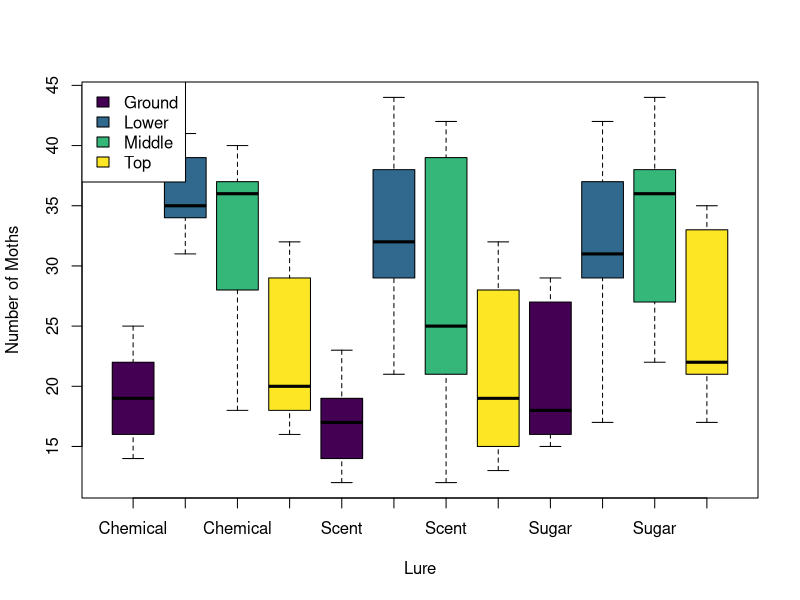
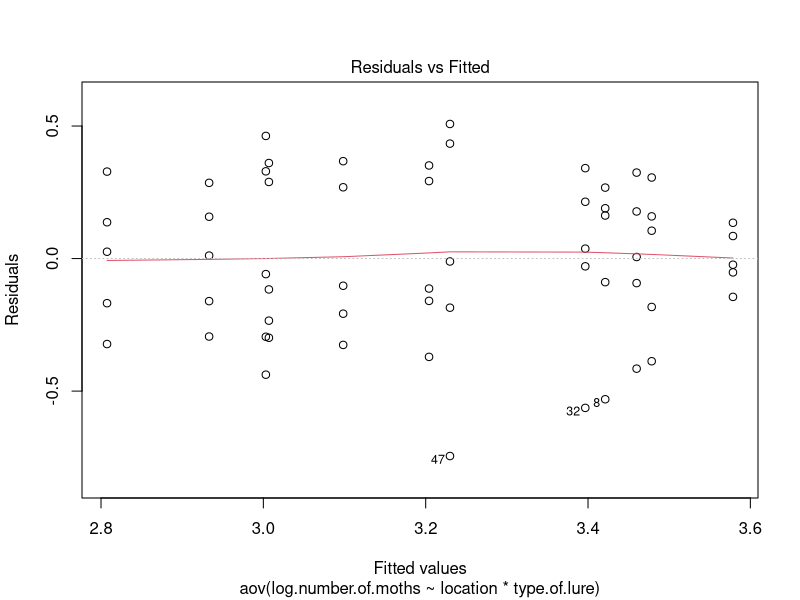
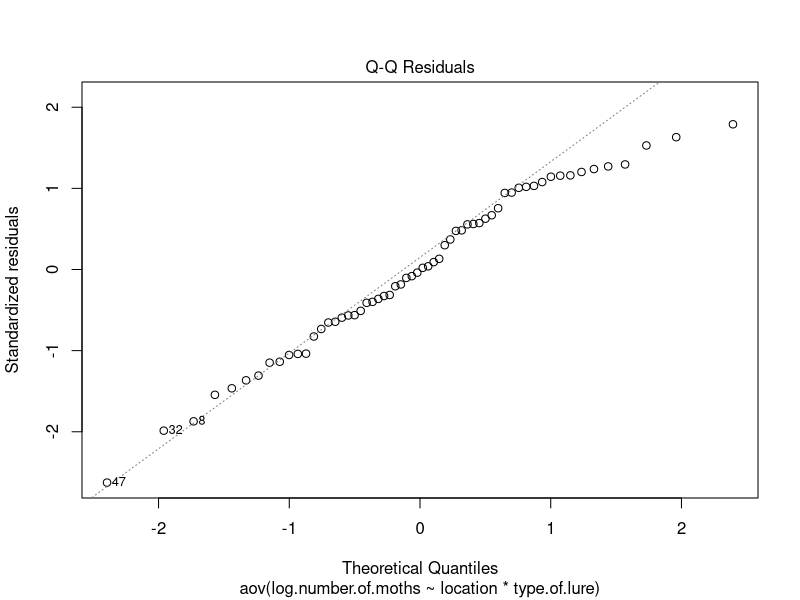
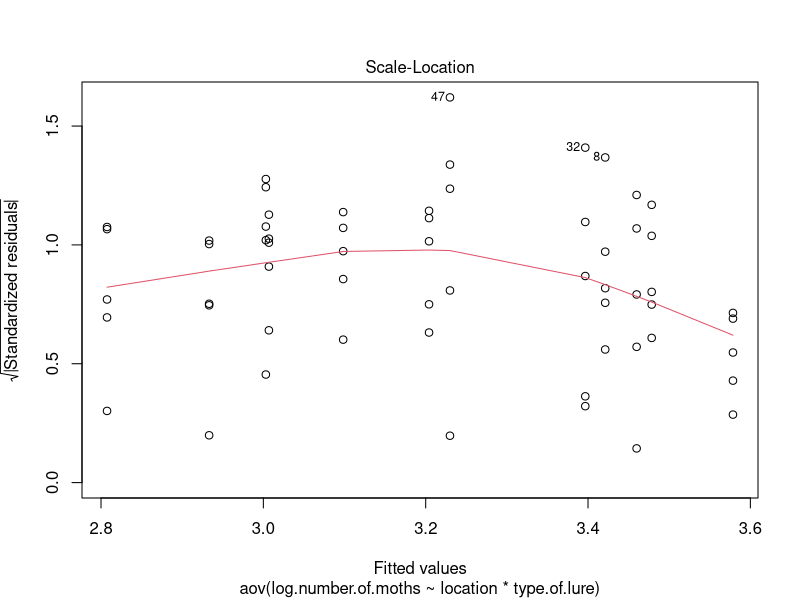
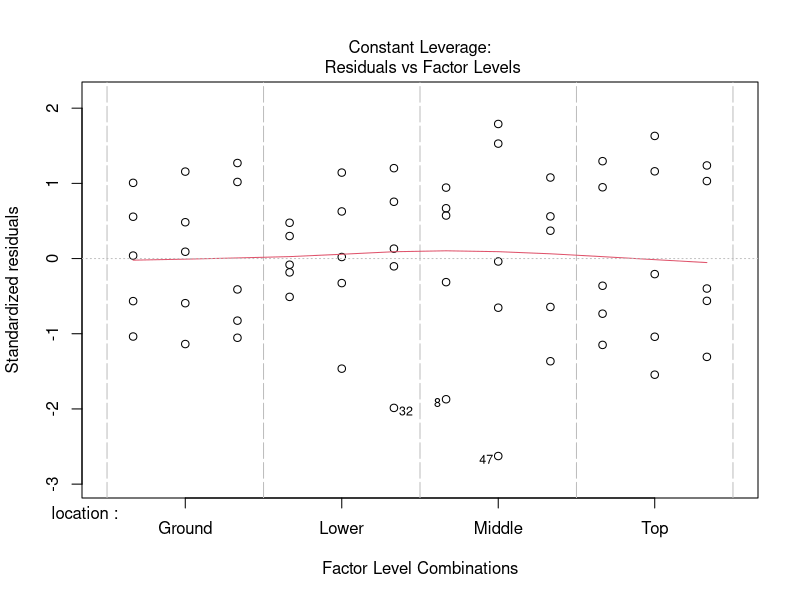

These charts were generated, in order, by the following R code:
setwd("/home/marcus/Documents/Rwork/R exercises/")
Data <- read.csv("moth-trap-experiment.csv")

library(dplyr)
library(viridis)
library(car)
library(pwr)

aggregate(Data[,c("location","number.of.moths")],list(Data$location),summary)

aggregate(Data[,c("type.of.lure","number.of.moths")],list(Data$type.of.lure),summary)

boxplot(number.of.moths~location+type.of.lure,data=Data,col=viridis(4),xlab="Lure",ylab="Number of Moths",names=rep(levels(factor(Data$type.of.lure)),each=4))
legend(x="topleft",legend = levels(factor(Data$location)),fill=viridis(4))

shapiro.test(Data$number.of.moths)

leveneTest(number.of.moths ~ location * type.of.lure,data = Data)

log.number.of.moths <- log(Data$number.of.moths)
shapiro.test(log.number.of.moths)
leveneTest(log.number.of.moths ~ location * type.of.lure,data = Data)

pwr.f2.test(u = 3, v = 4, f2=.3^2)

Model <- aov(log.number.of.moths ~ location * type.of.lure, data = Data)

plot(Model)
